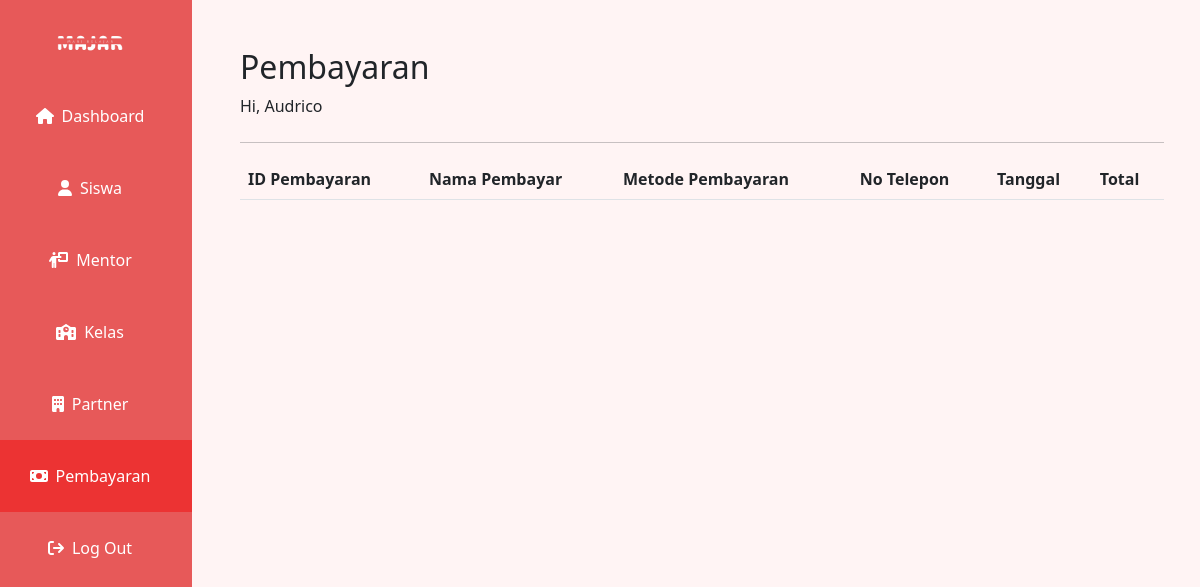
Page /pembayaran.php (signed in) on the earlier database version.
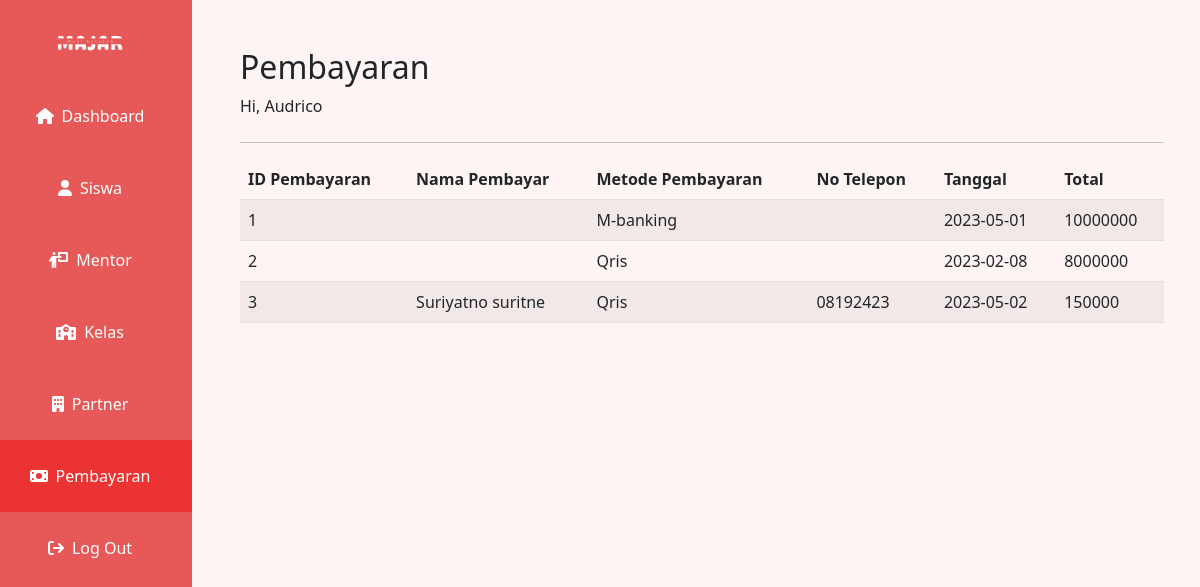
Same page on the later database version.
### tables this page shows
CREATE TABLE `pembayaran` (
  `id` int(11) NOT NULL,
  `id_metode_pembayaran` int(11) NOT NULL,
  `tanggal_pembayaran` date NOT NULL,
  `total` int(11) NOT NULL
);

CREATE TABLE `metode_pembayaran` (
  `id` int(11) NOT NULL,
  `metode_pembayaran` varchar(200) NOT NULL,
  `tanggal_pembayaran` date NOT NULL,
  `total` int(11) NOT NULL
);

CREATE TABLE `account` (
  `nik` varchar(200) NOT NULL,
  `full_name` varchar(64) NOT NULL,
  `username` varchar(255) NOT NULL,
  `password` varchar(255) NOT NULL,
  `no_wa` varchar(18) NOT NULL,
  `gender` varchar(8) NOT NULL,
  `alamat` varchar(32) NOT NULL,
  `id_role` int(11) NOT NULL,
  `tanggal_pendaftaran` date NOT NULL,
  `last_login` date DEFAULT NULL,
  `id_partner` int(11) DEFAULT NULL,
  `last_login_ip` varchar(12) DEFAULT NULL
);

### pembayaran.php (the view, shortened to what this page needs)
<?php
include('phps/connect.php');
?>
<!doctype html>
<html lang="en">
<?php include "head.php"; ?>
<body>
    <div class="container-fluid text-center p-0" >
        <div class="row" style="min-height: 100vh;">
            <?php include './sidebar.php'; ?>
            <div class="col-10 text-start p-5" style="background-color: #FFF4F4;">
                <h2>Pembayaran</h2>
                <p class="mb-4">Hi, <?php echo $_SESSION["full_name"]; ?></p>
                <hr>
                <table id="example" class="table table-striped" style="width:100%">
                    <thead>
                        <th data-sortable="true">ID Pembayaran</th>
                        <th data-sortable="true">Nama Pembayar</th>
                        <th data-sortable="true">Metode Pembayaran</th>
                        <th data-sortable="true">No Telepon</th>
                        <th data-sortable="true">Tanggal</th>
                        <th data-sortable="true">Total</th>
                    </thead>
                    <tbody>
                        <?php
                            $sql = "SELECT p.id, a.full_name, mp.metode_pembayaran, a.no_wa, p.tanggal_pembayaran, p.total
                            FROM pembayaran p
                            LEFT JOIN metode_pembayaran mp ON mp.id = p.id_metode_pembayaran
                            LEFT JOIN user_course uc ON uc.id_pembayaran = p.id
                            LEFT JOIN account a ON a.nik = uc.account_id";
                            $result = $conn->prepare($sql);
                            $result->execute();
                            foreach($result as $row){
                        ?>
                        <tr class="hoverablerow">
                            <td><?php echo $row['id'] ?></td>
                            <td><?php echo $row['full_name'] ?></td>
                            <td><?php echo $row['metode_pembayaran'] ?></td>
                            <td><?php echo $row['no_wa'] ?></td>
                            <td><?php echo $row['tanggal_pembayaran'] ?></td>
                            <td><?php echo $row['total'] ?></td>
                        </tr>
                        <?php
                            }
                        ?>
                    </tbody>
                </table>
            </div>
        </div>
    </div>
</body>
</html>

### head.php (shortened to what this page needs)
<head>
    <link href="https://cdn.jsdelivr.net/npm/bootstrap@5.2.3/dist/css/bootstrap.min.css" rel="stylesheet"
>
    <link rel="stylesheet" href="https://cdnjs.cloudflare.com/ajax/libs/aos/2.3.4/aos.css"
 />
        <link rel="stylesheet" href="./assets/css/styles.css">
    <link rel="stylesheet" href="https://cdn.jsdelivr.net/npm/sweetalert2@11.1.4/dist/sweetalert2.min.css">
    <link rel="stylesheet" href="https://cdn.datatables.net/1.11.3/css/jquery.dataTables.min.css">
    <link href="https://cdnjs.cloudflare.com/ajax/libs/twitter-bootstrap/5.2.0/css/bootstrap.min.css" rel="stylesheet">
    <link href="https://cdn.datatables.net/1.13.4/js/dataTables.bootstrap5.min.js" rel="stylesheet ">
</head>

### sidebar.php
<div class="col-2 p-0" style="background-color: #E75959;">
    <div class="row">
        <div class="col-sm-12">
            <img src="./assets/icon.jpg" style="height: 5rem" alt="Majar">
        </div>
        <div class="col-sm-12 sidebar">
            <a class='nav-link p-4 text-white <?php if($_SESSION['page'] == 'Dashboard'){echo "active2";} ?>' href='dashboard.php'><i class="fa-solid fa-house me-2" style="color: white;"></i>Dashboard</a>
        </div>
        <div class="col-sm-12 sidebar">
            <a class='nav-link p-4 text-white <?php if($_SESSION['page'] == 'Siswa'){echo "active2";} ?>' href='siswa.php'><i class="fa-solid fa-user me-2" style="color: white;"></i>Siswa</a>
        </div>
        <div class="col-sm-12 sidebar">
            <a class='nav-link p-4 text-white <?php if($_SESSION['page'] == 'Mentor'){echo "active2";} ?>' href='mentor.php'><i class="fa-solid fa-person-chalkboard me-2"></i>Mentor</a>
        </div>
        <div class="col-sm-12 sidebar">
            <a class='nav-link p-4 text-white <?php if($_SESSION['page'] == 'Kelas'){echo "active2";} ?>' href='kelas.php'><i class="fa-solid fa-school me-2"></i>Kelas</a>
        </div>
        <div class="col-sm-12 sidebar">
            <a class='nav-link p-4 text-white <?php if($_SESSION['page'] == 'Partner'){echo "active2";} ?>' href='partner.php'><i class="fa-solid fa-building me-2"></i>Partner</a>
        </div>
        <div class="col-sm-12 sidebar">
            <a class='nav-link p-4 text-white <?php if($_SESSION['page'] == 'Pembayaran'){echo "active2";} ?>' href='pembayaran.php'><i class="fa-solid fa-money-bill me-2"></i>Pembayaran</a>
        </div>
        <div class="col-sm-12 sidebar">
            <a class='nav-link p-4 text-white' href='phps/logout.php'><i class="fa-solid fa-arrow-right-from-bracket me-2"></i>Log Out</a>
        </div>
    </div>
</div>

### assets/css/styles.css (style rules this page uses)
html { height: 100%; }
.sidebar { transition: .5s ease-in-out; }
.active2 { background-color: #EC3333!important; }
.hoverablerow { transition: .5s ease-in-out; }

### head.php (style rules this page uses)
html { scroll-behavior: smooth; }

### pembayaran.php (style rules this page uses)
.text-white { color: white; }

Differences in the rows shown:
added pembayaran: id "1", id_metode_pembayaran.metode_pembayaran "M-banking", tanggal_pembayaran "2023-05-01", total "10000000"
added pembayaran: id "2", id_metode_pembayaran.metode_pembayaran "Qris", tanggal_pembayaran "2023-02-08", total "8000000"
added pembayaran: id "3", account.full_name "Suriyatno suritne", id_metode_pembayaran.metode_pembayaran "Qris", account.no_wa "08192423", tanggal_pembayaran "2023-05-02", total "150000"
